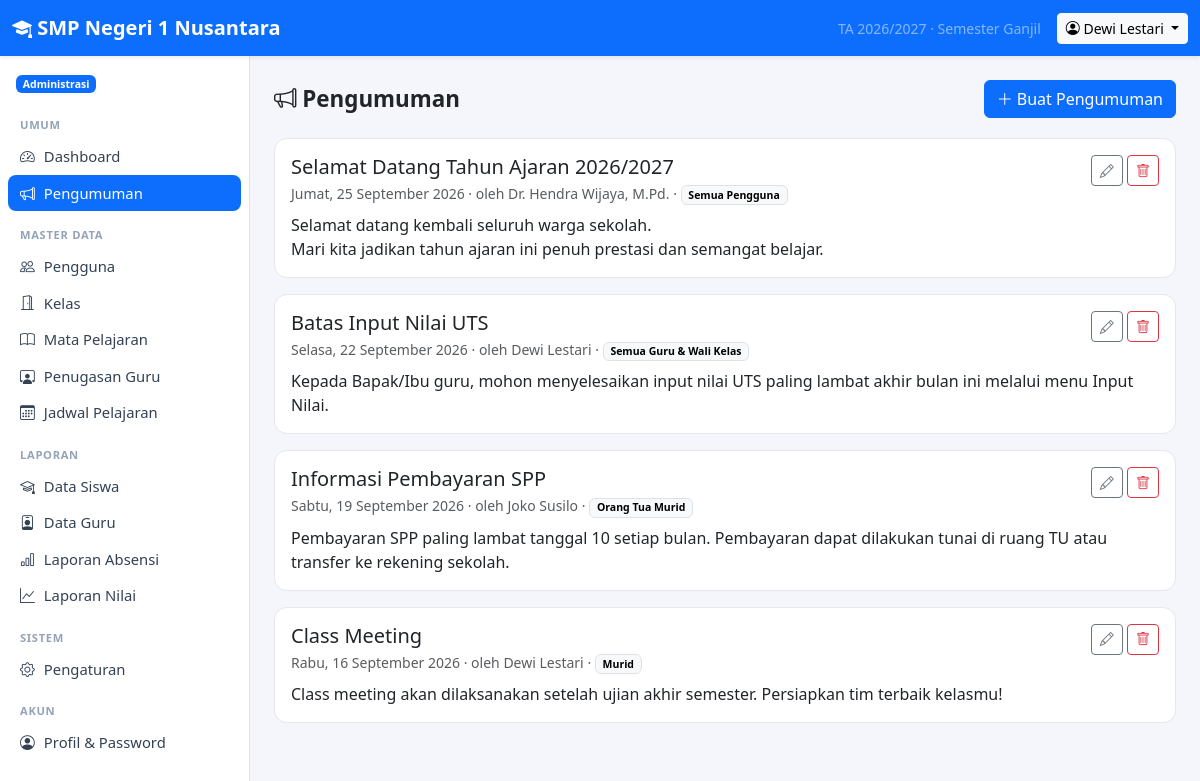
The app's page /index.php?r=pengumuman (signed in) with its own data.
### tables this page shows
CREATE TABLE `settings` (
  `skey` varchar(50) NOT NULL,
  `svalue` text DEFAULT NULL,
  PRIMARY KEY (`skey`)
);

CREATE TABLE `users` (
  `id` int(11) NOT NULL AUTO_INCREMENT,
  `username` varchar(50) NOT NULL,
  `password_hash` varchar(255) NOT NULL,
  `name` varchar(100) NOT NULL,
  `role` varchar(20) NOT NULL,
  `nip` varchar(30) DEFAULT NULL,
  `email` varchar(100) DEFAULT NULL,
  `phone` varchar(30) DEFAULT NULL,
  `active` int(11) NOT NULL DEFAULT 1,
  `created_at` datetime DEFAULT current_timestamp(),
  PRIMARY KEY (`id`),
  UNIQUE KEY `username` (`username`),
  KEY `idx_users_role` (`role`)
);

CREATE TABLE `announcements` (
  `id` int(11) NOT NULL AUTO_INCREMENT,
  `title` varchar(150) NOT NULL,
  `body` text NOT NULL,
  `audience` varchar(20) NOT NULL DEFAULT 'semua',
  `created_by` int(11) DEFAULT NULL,
  `created_at` datetime DEFAULT current_timestamp(),
  PRIMARY KEY (`id`),
  KEY `created_by` (`created_by`),
  CONSTRAINT `announcements_ibfk_1` FOREIGN KEY (`created_by`) REFERENCES `users` (`id`) ON DELETE SET NULL
);

### app/controllers/pengumuman.php (called while the page is built, shortened)
<?php
function announcement_index(): void
{
    $me = current_user();
    render('pengumuman/index', [
        'items'   => visible_announcements($me['role']),
        'canEdit' => has_role('admin', 'kepala_sekolah', 'tata_usaha'),
    ], 'Pengumuman');
}
function can_edit_announcement(array $user, array $item): bool
{
    return in_array($user['role'], ['admin', 'kepala_sekolah'], true) || (int) $item['created_by'] === (int) $user['id'];
}

### public/index.php (called while the page is built, shortened)
<?php
$routes = require BASE_PATH . '/app/routes.php';
$route  = trim(param('r'), '/');
[$file, $handler, $roles] = $routes[$route];
if ($roles !== null) {
    $roles === [] ? require_login() : require_role(...$roles);
}
try {
    $handler();
} catch (Throwable $e) {
    error_log((string) $e);
    if (config('debug')) {
        throw $e;
    }
    abort(500, 'Terjadi kesalahan pada server. Silakan coba lagi.');
}

### app/db.php (called while the page is built, shortened)
<?php
function db(): PDO
{
    static $pdo = null;
    if ($pdo instanceof PDO) {
        return $pdo;
    }
    $c = config('db');
    $options = [
        PDO::ATTR_ERRMODE            => PDO::ERRMODE_EXCEPTION,
        PDO::ATTR_DEFAULT_FETCH_MODE => PDO::FETCH_ASSOC,
        PDO::ATTR_EMULATE_PREPARES   => false,
    ];
    try {
        if ($c['driver'] === 'mysql') {
            $dsn = sprintf('mysql:host=%s;port=%s;dbname=%s;charset=utf8mb4', $c['host'], $c['port'], $c['name']);
            $pdo = new PDO($dsn, $c['user'], $c['pass'], $options);
            $pdo->exec("SET time_zone = '" . date('P') . "'");
        } else {
            $pdo = new PDO('sqlite:' . $c['sqlite_path'], null, null, $options);
            $pdo->exec('PRAGMA foreign_keys = ON');
            $pdo->exec('PRAGMA journal_mode = WAL');
        }
    } catch (PDOException $e) {
        if (PHP_SAPI === 'cli') {
            throw $e;
        }
        error_log((string) $e);
        while (ob_get_level() > 0) {
            ob_end_clean();
        }
        http_response_code(500);
        exit('<!doctype html><html lang="id"><meta charset="utf-8"><meta name="viewport" content="width=device-width, initial-scale=1">'
            . '<title>Database tidak terhubung</title>'
            . '<body style="font-family:system-ui,sans-serif;background:#f4f6fb;margin:0;padding:16px">'
            . '<div style="max-width:640px;margin:64px auto;background:#fff;border:1px solid #e5e7eb;border-radius:12px;padding:28px">'
            . '<h2 style="margin-top:0;color:#b91c1c">Tidak dapat terhubung ke database</h2>'
            . '<p>Aplikasi tidak bisa tersambung ke server database. Periksa hal berikut:</p><ol style="line-height:1.7">'
            . '<li>Nama database, user, dan password di <code>config.local.php</code> (atau <code>config.php</code>) sudah benar.</li>'
            . '<li>User database sudah ditambahkan ke database dengan hak <em>ALL PRIVILEGES</em>.</li>'
            . '<li>File <code>database/sekolah_mysql_kosong.sql</code> atau <code>sekolah_mysql.sql</code> sudah di-import.</li>'
            . '<li>Server MySQL/MariaDB sedang berjalan.</li></ol>'
            . '<p style="color:#64748b;font-size:14px;margin-bottom:0">Detail kesalahan dicatat di log error server.</p></div></body></html>');
    }
    return $pdo;
}
function db_query(string $sql, array $params = []): PDOStatement
{
    $st = db()->prepare($sql);
    $st->execute($params);
    return $st;
}
function db_one(string $sql, array $params = []): ?array
{
    $row = db_query($sql, $params)->fetch();
    return $row === false ? null : $row;
}
function db_all(string $sql, array $params = []): array
{
    return db_query($sql, $params)->fetchAll();
}

### app/auth.php (called while the page is built, shortened)
<?php
function current_user(): ?array
{
    static $user = false;
    if ($user !== false) {
        return $user;
    }
    $uid = $_SESSION['uid'] ?? null;
    $user = $uid ? db_one('SELECT * FROM users WHERE id = ? AND active = 1', [$uid]) : null;
    return $user;
}
function require_login(): array
{
    $u = current_user();
    return $u;
}

### app/menu.php (called while the page is built, shortened)
<?php
function menu_for(string $role): array
{
    $common = ['Umum' => [
        ['Dashboard', '', 'speedometer2'],
        ['Pengumuman', 'pengumuman', 'megaphone'],
    ]];
    $teaching = ['Mengajar' => [
        ['Jadwal Mengajar', 'guru/jadwal', 'calendar-week'],
        ['Input Absensi', 'guru/absensi', 'clipboard-check'],
        ['Input Nilai', 'guru/nilai', 'pencil-square'],
    ]];
    return $common + ($menus[$role] ?? []) + ['Akun' => [['Profil & Password', 'profil', 'person-circle']]];
}

### app/views/pengumuman/index.php (the view, shortened to what this page needs)
<?php $me = current_user(); ?>
<div class="page-header">
    <h1><i class="bi bi-megaphone"></i> Pengumuman</h1>
    <?php if ($canEdit): ?>
        <a class="btn btn-primary" href="<?= url('pengumuman/form') ?>"><i class="bi bi-plus-lg"></i> Buat Pengumuman</a>
    <?php endif; ?>
</div>
<?php foreach ($items as $a): ?>
    <div class="card mb-3">
        <div class="card-body">
            <div class="d-flex justify-content-between align-items-start gap-2">
                <div>
                    <h2 class="h5 mb-1"><?= e($a['title']) ?></h2>
                    <div class="small text-muted mb-2">
                        <?= tanggal($a['created_at'], true) ?> · oleh <?= e($a['author'] ?? '-') ?>
                        · <span class="badge text-bg-light border"><?= e(AUDIENCES[$a['audience']] ?? $a['audience']) ?></span>
                    </div>
                </div>
                <?php if ($canEdit && can_edit_announcement($me, $a)): ?>
                    <div class="text-nowrap">
                        <a class="btn btn-sm btn-outline-secondary" href="<?= url('pengumuman/form', ['id' => $a['id']]) ?>"><i class="bi bi-pencil"></i></a>
                        <?= delete_button('pengumuman/hapus', (int) $a['id'], 'Hapus pengumuman ini?') ?>
                    </div>
                <?php endif; ?>
            </div>
            <div class="announcement-body"><?= e($a['body']) ?></div>
        </div>
    </div>
<?php endforeach; ?>

### app/helpers.php (shortened to what this page needs)
<?php
function config(string $key, mixed $default = null): mixed
{
    $value = $GLOBALS['config'];
    foreach (explode('.', $key) as $part) {
        $value = $value[$part];
    }
    return $value;
}
function e(mixed $value): string
{
    return htmlspecialchars((string) ($value ?? ''), ENT_QUOTES, 'UTF-8');
}
function url(string $route = '', array $params = []): string
{
    $query = $route !== '' ? ['r' => $route] + $params : $params;
    return 'index.php' . ($query ? '?' . http_build_query($query) : '');
}
function csrf_token(): string
{
    return $_SESSION['csrf'];
}
function csrf_field(): string
{
    return '<input type="hidden" name="_csrf" value="' . e(csrf_token()) . '">';
}
function param(string $key, string $default = ''): string
{
    $v = $_GET[$key] ?? $default;
    return is_string($v) ? trim($v) : $default;
}
function render(string $view, array $data = [], string $title = ''): void
{
    extract($data, EXTR_SKIP);
    require BASE_PATH . '/app/views/' . $view . '.php';
    $content = ob_get_clean();
    require BASE_PATH . '/app/views/layout.php';
}
function role_label(string $role): string
{
    return ROLES[$role] ?? $role;
}
function tanggal(?string $date, bool $withDay = false): string
{
    $ts = strtotime($date);
    $out = date('j', $ts) . ' ' . MONTHS[(int) date('n', $ts)] . ' ' . date('Y', $ts);
    if ($withDay) {
        $names = ['Minggu', 'Senin', 'Selasa', 'Rabu', 'Kamis', 'Jumat', 'Sabtu'];
        $out = $names[(int) date('w', $ts)] . ', ' . $out;
    }
    return $out;
}
function setting(string $key, string $default = ''): string
{
    static $cache = null;
    if ($cache === null) {
        $cache = [];
        foreach (db_all('SELECT skey, svalue FROM settings') as $row) {
            $cache[$row['skey']] = (string) $row['svalue'];
        }
    }
    return $cache[$key] ?? $default;
}
function period(): array
{
    return [
        'year'     => setting('academic_year', date('Y') . '/' . (date('Y') + 1)),
        'semester' => setting('semester', 'Ganjil'),
    ];
}
function delete_button(string $route, int $id, string $confirm = 'Hapus data ini?', string $label = ''): string
{
    return '<form method="post" action="' . e(url($route)) . '" class="d-inline" data-confirm="' . e($confirm) . '">'
        . csrf_field() . '<input type="hidden" name="id" value="' . $id . '">'
        . '<button class="btn btn-sm btn-outline-danger" title="Hapus"><i class="bi bi-trash"></i>' . ($label ? ' ' . e($label) : '') . '</button></form>';
}
function visible_announcements(string $role, int $limit = 0): array
{
    $sql = "SELECT a.*, u.name AS author FROM announcements a LEFT JOIN users u ON u.id = a.created_by
            WHERE a.audience IN ('semua', ?)";
    $params = [$role];
    if (in_array($role, ['admin', 'kepala_sekolah', 'tata_usaha'], true)) {
        $sql = 'SELECT a.*, u.name AS author FROM announcements a LEFT JOIN users u ON u.id = a.created_by WHERE 1 = 1';
        $params = [];
    } elseif (in_array($role, TEACHER_ROLES, true)) {
        $sql .= " OR a.audience = 'guru_semua'";
    }
    $sql .= ' ORDER BY a.created_at DESC, a.id DESC';
    return db_all($sql, $params);
}

### app/views/layout.php (shortened to what this page needs)
<?php
$me = current_user();
$currentRoute = trim(param('r'), '/');
$schoolName = setting('school_name', config('app_name'));
$p = period();
?>
<!doctype html>
<html lang="id">
<head>
    <link href="assets/vendor/bootstrap/bootstrap.min.css" rel="stylesheet">
    <link href="assets/vendor/bootstrap-icons/bootstrap-icons.min.css" rel="stylesheet">
    <link href="assets/app.css" rel="stylesheet">
</head>
<body>
<?php if ($me): ?>
<nav class="navbar navbar-dark bg-primary sticky-top shadow-sm d-print-none">
    <div class="container-fluid">
        <a class="navbar-brand fw-semibold me-auto" href="<?= url() ?>"><i class="bi bi-mortarboard-fill"></i> <?= e($schoolName) ?></a>
        <span class="navbar-text text-white-50 small d-none d-md-inline me-3">
            TA <?= e($p['year']) ?> · Semester <?= e($p['semester']) ?>
        </span>
        <div class="dropdown">
            <button class="btn btn-sm btn-light dropdown-toggle" data-bs-toggle="dropdown">
                <i class="bi bi-person-circle"></i> <span class="d-none d-sm-inline"><?= e($me['name']) ?></span>
            </button>
        </div>
    </div>
</nav>
<div class="d-flex">
    <aside class="offcanvas-lg offcanvas-start sidebar border-end bg-body d-print-none" tabindex="-1" id="sidebar">
        <div class="offcanvas-body d-block p-2">
            <div class="px-2 py-2 mb-2 small">
                <span class="badge text-bg-primary"><?= e(role_label($me['role'])) ?></span>
            </div>
            <?php foreach (menu_for($me['role']) as $section => $items): ?>
                <div class="menu-section"><?= e($section) ?></div>
                <ul class="nav nav-pills flex-column mb-2">
                    <?php foreach ($items as [$label, $route, $icon]):
                        $active = $currentRoute === $route || ($route !== '' && str_starts_with($currentRoute, $route . '/')); ?>
                        <li class="nav-item">
                            <a class="nav-link<?= $active ? ' active' : '' ?>" href="<?= url($route) ?>">
                                <i class="bi bi-<?= e($icon) ?>"></i> <?= e($label) ?>
                            </a>
                        </li>
                    <?php endforeach; ?>
                </ul>
            <?php endforeach; ?>
        </div>
    </aside>
    <main class="flex-grow-1 p-3 p-md-4 main-content">
        <?= $content ?>
    </main>
</div>
<?php else: ?>
    <?= $content ?>
<?php endif; ?>
</body>
</html>

### public/assets/app.css (style rules this page uses)
body { background: #f4f6fb; }
.sidebar { width: 250px; flex-shrink: 0; min-height: calc(100vh - 56px); }
@media (min-width: 992px) { .sidebar { position: sticky; top: 56px; height: calc(100vh - 56px); overflow-y: auto; } }
.sidebar .nav-link { color: #334155; border-radius: .5rem; padding: .45rem .75rem; font-size: .925rem; }
.sidebar .nav-link.active { background: var(--bs-primary); color: #fff; }
.sidebar .nav-link i { width: 1.25rem; display: inline-block; }
.menu-section { font-size: .7rem; text-transform: uppercase; letter-spacing: .06em; color: #94a3b8; padding: .5rem .75rem .25rem; font-weight: 600; }
.main-content { min-width: 0; }
.card { border-radius: .8rem; border-color: #e5e7eb; }
.page-header { display: flex; flex-wrap: wrap; gap: .75rem; justify-content: space-between; align-items: center; margin-bottom: 1.25rem; }
.page-header h1 { font-size: 1.4rem; margin: 0; font-weight: 600; }
.announcement-body { white-space: pre-line; }

### records on screen
settings: skey "2026/2027", skey "Ganjil"
users: name "Dewi Lestari", role "Administrasi"
announcements: title "Selamat Datang Tahun Ajaran 2026/2027", created_at "Jumat, 25 September 2026", created_by.name "Dr. Hendra Wijaya, M.Pd.", audience "Semua Pengguna", body "Selamat datang kembali seluruh warga sekolah. Mari kita jadikan tahun ajaran ini penuh prestasi dan semangat belajar."
announcements: title "Batas Input Nilai UTS", created_at "Selasa, 22 September 2026", created_by.name "Dewi Lestari", audience "Semua Guru & Wali Kelas", body "Kepada Bapak/Ibu guru, mohon menyelesaikan input nilai UTS paling lambat akhir bulan ini melalui menu Input Nilai."
announcements: title "Informasi Pembayaran SPP", created_at "Sabtu, 19 September 2026", created_by.name "Joko Susilo", audience "Orang Tua Murid", body "Pembayaran SPP paling lambat tanggal 10 setiap bulan. Pembayaran dapat dilakukan tunai di ruang TU atau transfer ke rekening sekolah."
announcements: title "Class Meeting", created_at "Rabu, 16 September 2026", created_by.name "Dewi Lestari", audience "Murid", body "Class meeting akan dilaksanakan setelah ujian akhir semester. Persiapkan tim terbaik kelasmu!"

### other values on screen
$schoolName "SMP Negeri 1 Nusantara"
$section "UMUM"
$label "Dashboard"
$label "Pengumuman"
$section "MASTER DATA"
$label "Pengguna"
$label "Kelas"
$label "Mata Pelajaran"
$label "Penugasan Guru"
$label "Jadwal Pelajaran"
$section "LAPORAN"
$label "Data Siswa"
$label "Data Guru"
$label "Laporan Absensi"
$label "Laporan Nilai"
